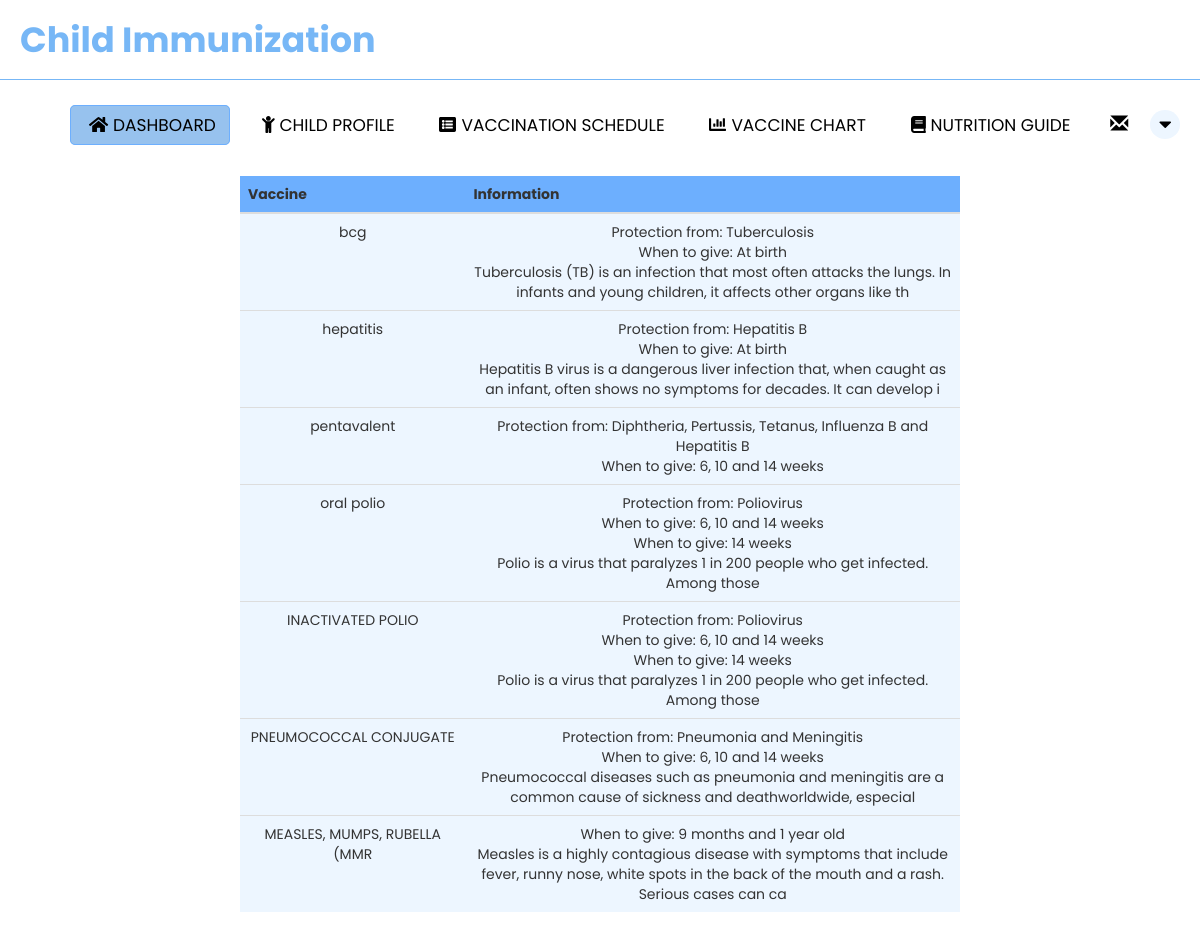
/parent_index.php, run on the app's committed database.
### tables this page shows
CREATE TABLE `vaccine_information` (
  `id` int(11) NOT NULL,
  `vaccinename` varchar(100) NOT NULL,
  `information` varchar(200) NOT NULL
);

### parent_index.php (the view, shortened to what this page needs)
<?php
include "PHP/functions.php";
?>
<!DOCTYPE html>
<html lang="en">
<head>
    <link rel="stylesheet" href="CSS/parent_index.css">
    <link rel="stylesheet" href="https://cdnjs.cloudflare.com/ajax/libs/font-awesome/4.7.0/css/font-awesome.min.css">
  <link rel="stylesheet" href="https://maxcdn.bootstrapcdn.com/bootstrap/3.3.6/css/bootstrap.min.css" />
</head>
<body>
    <nav>
        <label class="logo">Child Immunization</label>
        <ul>
          <li><a href="parent_index.php" class="active"><i class="fas fa-home" id="icon"></i>Dashboard</a></li>
          <li><a href="parent_child.php"><i class="fas fa-child"  id="icon"></i>Child Profile</a></li>
          <li><a href="parent_vaccine_schedule.php"><i class="fas fa-list-alt"  id="icon"></i>Vaccination Schedule</a></li>
          <li><a href="parent_chart.php"><i class="fa fa-chart-bar"  id="icon"></i>Vaccine Chart</a></li>
          <li><a href="parent_guide.php"><i class="fas fa-book"  id="icon"></i>Nutrition Guide</a></li>
      <li class="dropdown">
       <a href="#" class="dropdown-toggle" data-toggle="dropdown"><span class="label label-pill label-danger count" style="border-radius:10px;"></span> <span class="glyphicon glyphicon-envelope" style="font-size:18px;"></span></a>
      </li>
          <div class="dropdown">
            <button class="dropbtn"><i class="fa fa-caret-down"></i></button>
          </div>
        </ul>
      </nav>
      <br>
      <br>
      <center><table class="table" style="width: 60%; margin-bottom: 30px">
      <thead style="line-height: 40px">
                <th style="width: 10%">Vaccine</th>
                <th style="width: 30%">Information</th>
      </thead>
      <tbody>
           <tbody>
           <tr>
                <?php
                $sql = "SELECT *
                    FROM vaccine_information";
                $stmt = $con->prepare($sql);
                $stmt->execute();
                $result = $stmt->get_result();
                while ($row = $result->fetch_assoc()) {
                    $vaccinename = $row['vaccinename'];
                    $information = $row['information'];
                    ?>
                        <tr>
                        <td  ><?php echo $vaccinename; ?></td>
                        <td  ><?php echo $information; ?></td>
                    </tr>
                    <?php
                }
                ?>
          </tbody>
        </table>
  </body>
</html>

### CSS/parent_index.css (style rules this page uses)
* { padding: 0; margin: 0; text-decoration: none; list-style: none; box-sizing: border-box; font-family: 'Poppins' , sans-serif; }
nav { background: #ffffff; height: 80px; width: 100%; border-bottom: 1px solid #77b7f6; }
label.logo { color: #000000; font-size: 35px; line-height: 80px; padding: 0 20px; font-weight: bold; }
nav ul { float: right; margin-right: 20px; }
nav ul li { display: inline-block; line-height: 80px; margin: 0 5px; }
nav ul li a { color: #000000; font-size: 17px; padding: 7px 13px; border-radius: 5px; text-transform: uppercase; }
#icon { display: inline-block; text-align: center; margin: 0 5px; }
a.active, a:hover { background:#97c2ee; border: 1px solid #6daffe; transition: .3s; }
.dropbtn { border-radius: 50%; background-color: #edf6ff; width: 30px; margin-top: 20px; color: #000000; padding: 0; font-size: 20px; border: none; cursor: pointer; }
.dropdown { position: relative; display: inline-block; }
thead { background-color: #6daffe; text-align: center; }
td { background-color: #edf6ff; text-align: center; }

### data on the page
vaccine_information: vaccinename "bcg", information "Protection from: Tuberculosis When to give: At birth Tuberculosis (TB) is an infection that most often attacks the lungs. In infants and young children, it affects other organs like th"
vaccine_information: vaccinename "hepatitis", information "Protection from: Hepatitis B When to give: At birth Hepatitis B virus is a dangerous liver infection that, when caught as an infant, often shows no symptoms for decades. It can develop i"
vaccine_information: vaccinename "pentavalent", information "Protection from: Diphtheria, Pertussis, Tetanus, Influenza B and Hepatitis B When to give: 6, 10 and 14 weeks"
vaccine_information: vaccinename "oral polio", information "Protection from: Poliovirus When to give: 6, 10 and 14 weeks When to give: 14 weeks Polio is a virus that paralyzes 1 in 200 people who get infected. Among those"
vaccine_information: vaccinename "INACTIVATED POLIO", information "Protection from: Poliovirus When to give: 6, 10 and 14 weeks When to give: 14 weeks Polio is a virus that paralyzes 1 in 200 people who get infected. Among those"
vaccine_information: vaccinename "PNEUMOCOCCAL CONJUGATE", information "Protection from: Pneumonia and Meningitis When to give: 6, 10 and 14 weeks Pneumococcal diseases such as pneumonia and meningitis are a common cause of sickness and deathworldwide, especial"
vaccine_information: vaccinename "MEASLES, MUMPS, RUBELLA (MMR", information "When to give: 9 months and 1 year old Measles is a highly contagious disease with symptoms that include fever, runny nose, white spots in the back of the mouth and a rash. Serious cases can ca"
